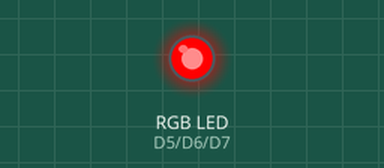
The sketch below on a simulated ESP8266 (NodeMCU). On the bench: an RGB LED mixed from three pins (HIGH = lit).

Above: at 0.5 s.
At 1.5 s:
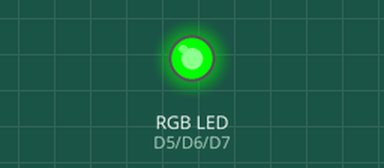
At 5.5 s:
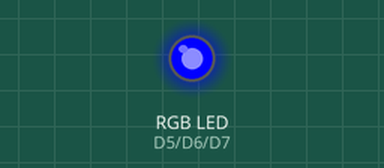
Timing chart, 0 to 6.9 s (numbered marks = the images above):
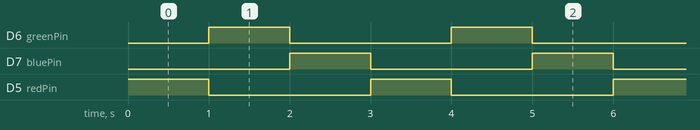

Measured:
- by itself, D6 (greenPin), D7 (bluePin), D5 (redPin): alternates HIGH for 1.0 s and LOW for 2.0 s
- by itself, everything shown: repeats every 3.0 s, in 3 steps

The sketch:

Test.ino
```cpp
#include "DHT.h" //DHT 라이브러리

#define DHTPIN D1 //DHT D1 PIN 설정
#define DHTTYPE DHT11   // DHT 22  (AM2302), AM2321
//센서는 DHT11 사용했기때문에 DHT11 로 설정한다.
//#define DHTTYPE DHT21   // DHT 21 (AM2301)

int redPin = D5; //RGB RED -> D5 PIN
int greenPin = D6; //RGB GREEN -> D6 PIN
int bluePin = D7; //RGB BLUE -> D7 PIN

DHT dht(DHTPIN, DHTTYPE);

void setup() {
  Serial.begin(9600);
  dht.begin(); //DHT 통신 시작
  pinMode(redPin, OUTPUT); //Red PIN OUTPUT Seting
  pinMode(greenPin, OUTPUT); //Green PIN OUTPUT Seting
  pinMode(bluePin, OUTPUT);  //Blue PIN OUTPUT Seting

}


void setColor(int red, int green, int blue) //RGB Color Seting
{
  analogWrite(redPin, red);
  analogWrite(greenPin, green);
  analogWrite(bluePin, blue);
}

void loop() {

   setColor(255, 0, 0); // red
  delay(1000);
  setColor(0, 255, 0); // green
  delay(1000);
  setColor(0, 0, 255); // blue
  delay(1000);

}
```
